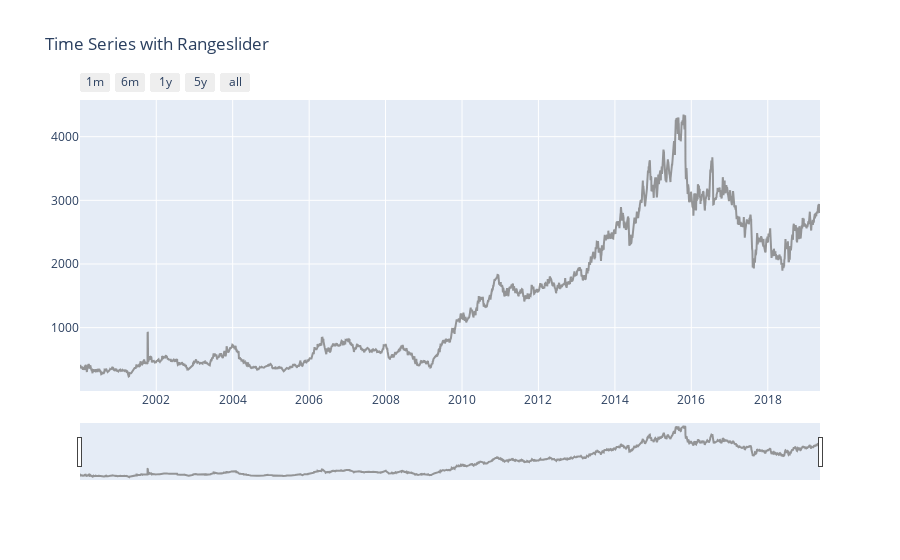

The cell this chart's notebook holds for it:
### Code cell
trace_close = go.Scatter(
    x=df.Date,
    y=df['close'],
    name = "Dr Reddy lab Low",
    line = dict(color = '#7F7F7F'),
    opacity = 0.8)

data = [trace_close]

layout = dict(
    title='Time Series with Rangeslider',
    xaxis=dict(
        rangeselector=dict(
            buttons=list([
                dict(count=1,
                     label='1m',
                     step='month',
                     stepmode='backward'),
                dict(count=6,
                     label='6m',
                     step='month',
                     stepmode='backward'),
                dict(count=12,
                     label='1y',
                     step='month',
                     stepmode='backward'),
                dict(count=60,
                     label='5y',
                     step='month',
                     stepmode='backward'),
                dict(step='all')
            ])
        ),
        rangeslider=dict(
            visible = True
        ),
        type='date'
    )
)
fig = go.Figure(data=data, layout=layout)
fig.show()

### Figure 1 — Plotly figure (JSON) as saved in the notebook; plotly's stock layout.template omitted (floating-point values rounded to 4 significant figures; data arrays with more than 128 entries replaced by an {"elided": "..."} marker saying what was removed)
{"data": [{"line": {"color": "#7F7F7F"}, "name": "Dr Reddy lab Low", "opacity": 0.8, "type": "scatter", "x": {"elided": "4791 str values"}, "y": {"elided": "4791 float values"}}], "layout": {"autosize": true, "title": {"text": "Time Series with Rangeslider"}, "xaxis": {"autorange": false, "range": ["2000-01-03", "2019-05-15"], "rangeselector": {"buttons": [{"count": 1, "label": "1m", "step": "month", "stepmode": "backward"}, {"count": 6, "label": "6m", "step": "month", "stepmode": "backward"}, {"count": 12, "label": "1y", "step": "month", "stepmode": "backward"}, {"count": 60, "label": "5y", "step": "month", "stepmode": "backward"}, {"step": "all"}]}, "rangeslider": {"autorange": true, "range": ["2000-01-03", "2019-05-15"], "visible": true, "yaxis": {"_template": null, "rangemode": "match"}}, "type": "date"}, "yaxis": {"autorange": true, "range": [4.794, 4576.0], "type": "linear"}}}
